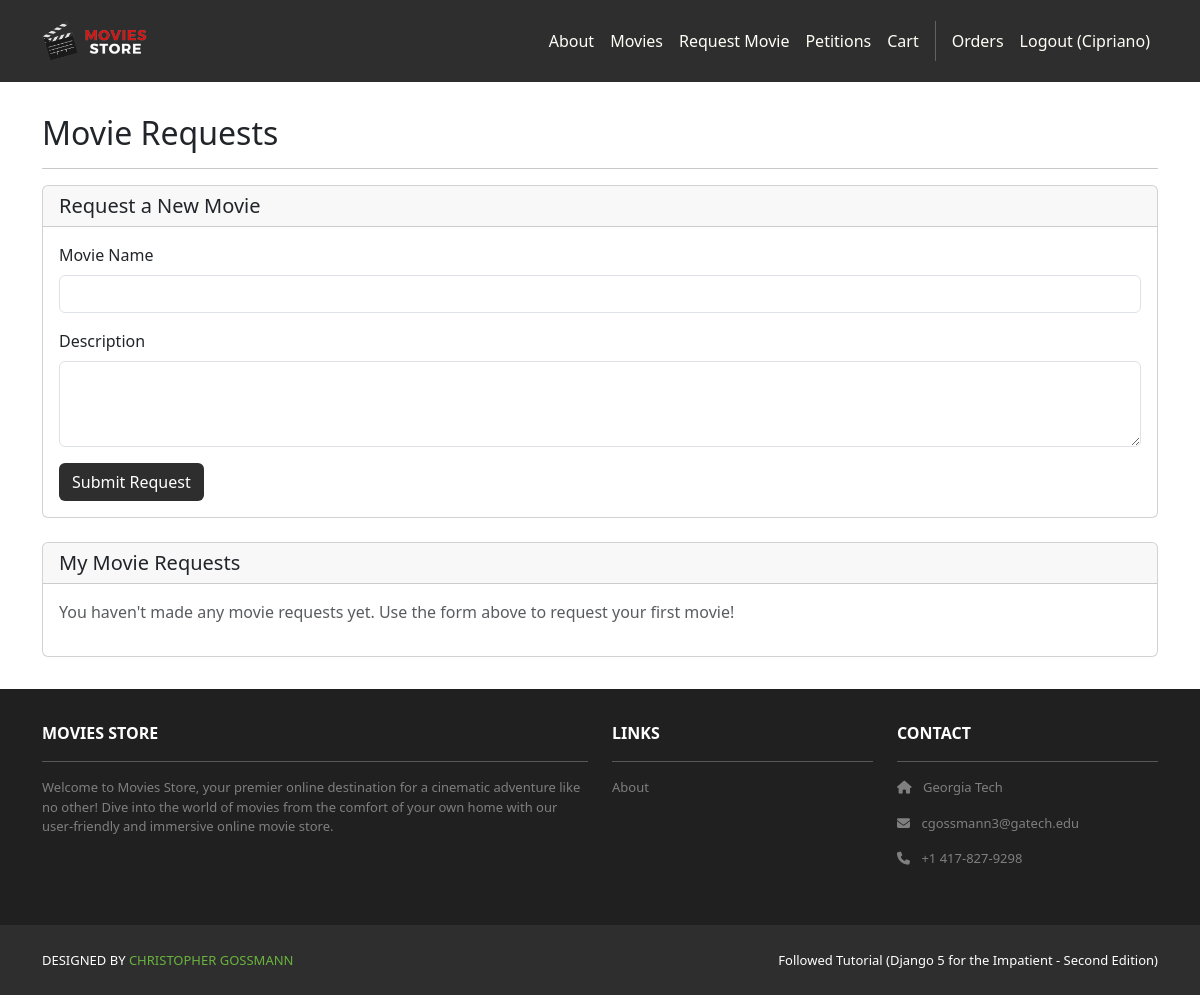
Before: /movies/requests/ (signed in) with the older database file.
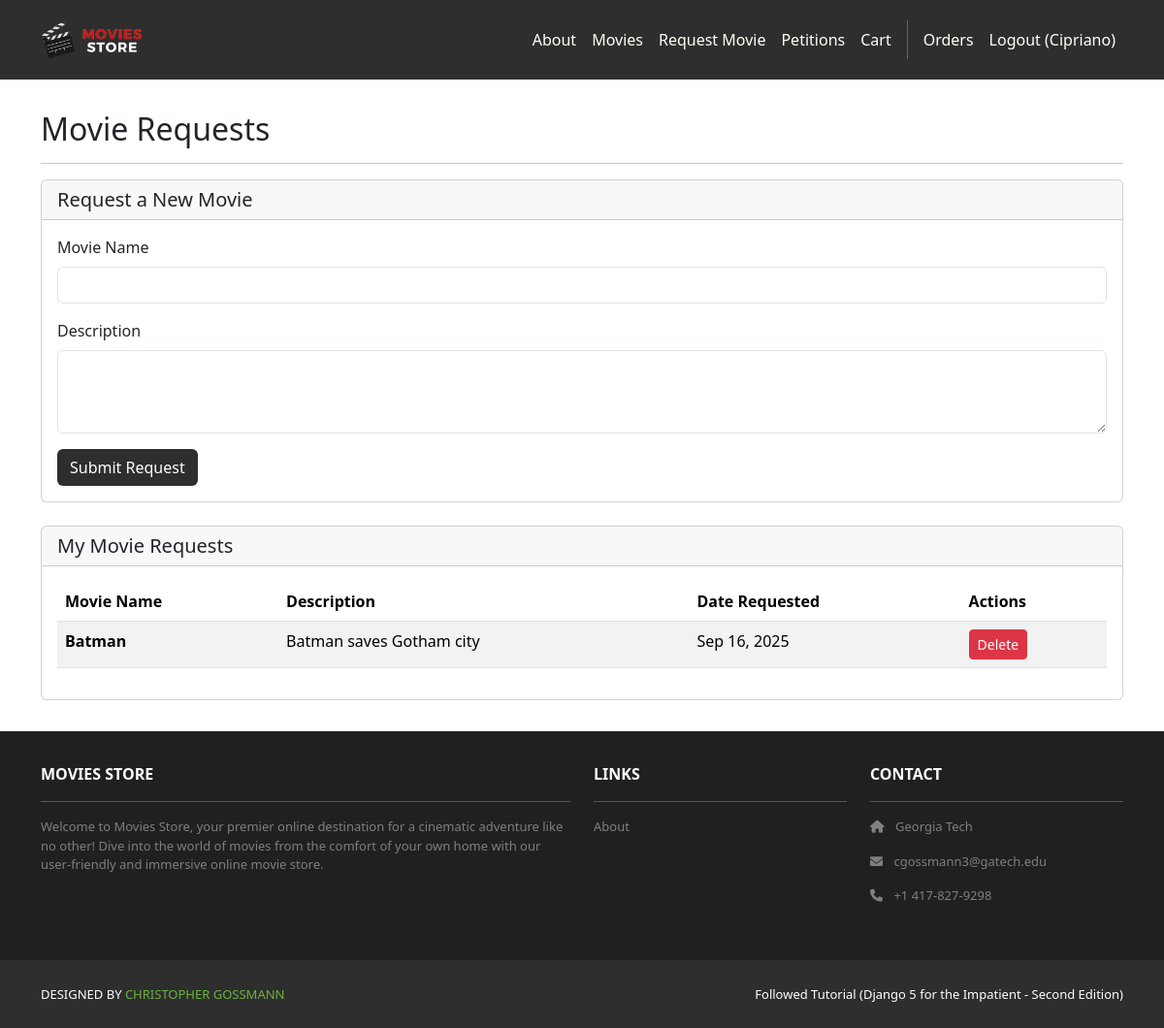
After: the same page with the newer database file.
### movies/models.py (models this page shows, shortened)
class MovieRequest(models.Model):
    id = models.AutoField(primary_key=True)
    name = models.CharField(max_length=255)
    description = models.TextField()
    date_requested = models.DateTimeField(auto_now_add=True)
    user = models.ForeignKey(User, on_delete=models.CASCADE)

### movies/views.py (the view, shortened to what this page needs)
# urls.py: path('requests/', views.movie_requests, name='movies.requests'),
@login_required
def movie_requests(request):
    user_requests = MovieRequest.objects.filter(user=request.user).order_by('-date_requested')
    template_data = {}
    template_data['title'] = 'Movie Requests'
    template_data['user_requests'] = user_requests
    return render(request, 'movies/requests.html', {'template_data': template_data})

### movies/templates/movies/requests.html (shortened to what this page needs)
{% extends 'base.html' %}
{% block content %}
{% load static %}
<div class="p-3">
  <div class="container">
    <div class="row mt-3">
      <div class="col mx-auto mb-3">
        <h2>Movie Requests</h2>
        <hr />
        <div class="card mb-4">
          <div class="card-header">
            <h5 class="mb-0">Request a New Movie</h5>
          </div>
          <div class="card-body">
            <form method="POST">
              <div class="mb-3">
                <label for="name" class="form-label">Movie Name</label>
                <input type="text" class="form-control" id="name" name="name" required>
              </div>
              <div class="mb-3">
                <label for="description" class="form-label">Description</label>
                <textarea class="form-control" id="description" name="description" rows="3" required></textarea>
              </div>
              <button type="submit" class="btn bg-dark text-white">Submit Request</button>
            </form>
          </div>
        </div>
        <div class="card">
          <div class="card-header">
            <h5 class="mb-0">My Movie Requests</h5>
          </div>
          <div class="card-body">
            {% if template_data.user_requests %}
              <div class="table-responsive">
                <table class="table table-striped">
                  <thead>
                    <tr>
                      <th scope="col">Movie Name</th>
                      <th scope="col">Description</th>
                      <th scope="col">Date Requested</th>
                      <th scope="col">Actions</th>
                    </tr>
                  </thead>
                  <tbody>
                    {% for request in template_data.user_requests %}
                    <tr>
                      <td><strong>{{ request.name }}</strong></td>
                      <td>{{ request.description|truncatewords:20 }}</td>
                      <td>{{ request.date_requested|date:"M d, Y" }}</td>
                      <td>
                        <a href="{% url 'movies.delete_request' request_id=request.id %}"
                           class="btn btn-sm btn-danger"
                           onclick="return confirm('Are you sure you want to delete this request?')">
                          Delete
                        </a>
                      </td>
                    </tr>
                    {% endfor %}
                  </tbody>
                </table>
              </div>
            {% else %}
              <p class="text-muted">You haven't made any movie requests yet. Use the form above to request your first movie!</p>
            {% endif %}
          </div>
        </div>
      </div>
    </div>
  </div>
</div>
{% endblock content %}

Changed rows visible on the page:
added MovieRequest: name "Batman", description "Batman saves Gotham city", date_requested "Sep 16, 2025"
Other visible differences:
text no longer shown: "You haven't made any movie requests yet. Use the form above to request your first movie!"
text now shown: "Movie Name Description Date Requested Actions"
